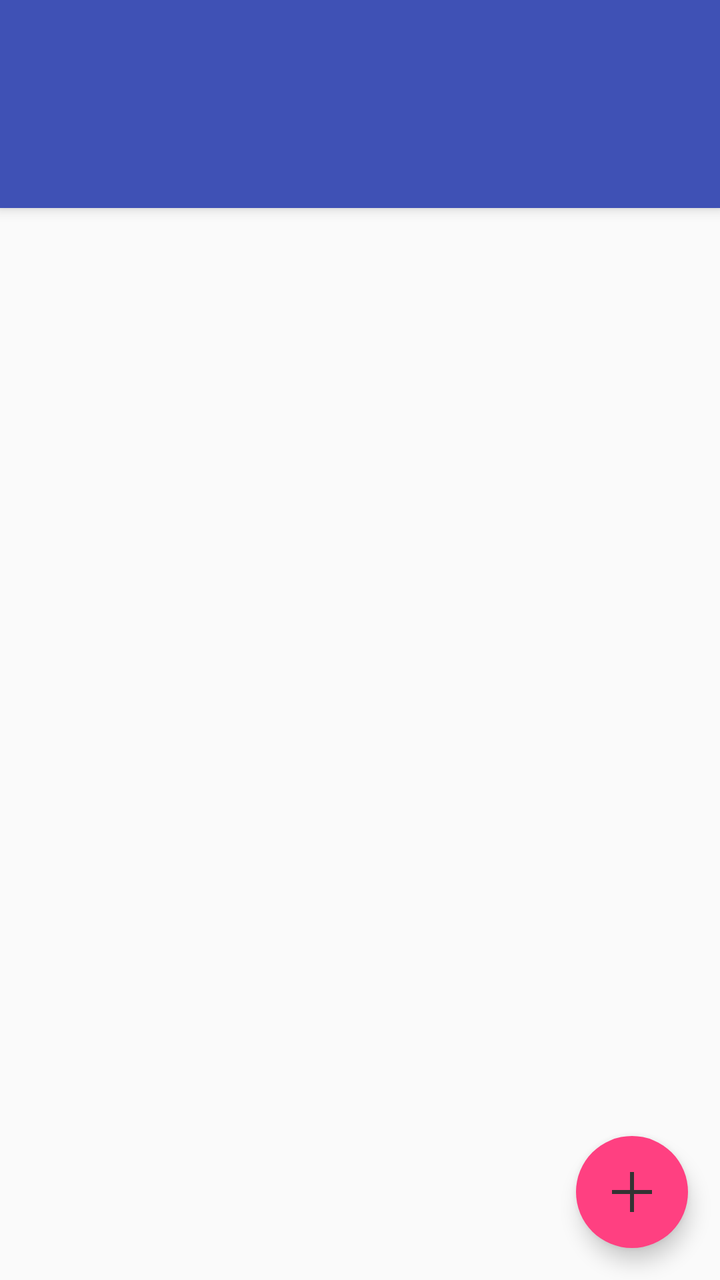
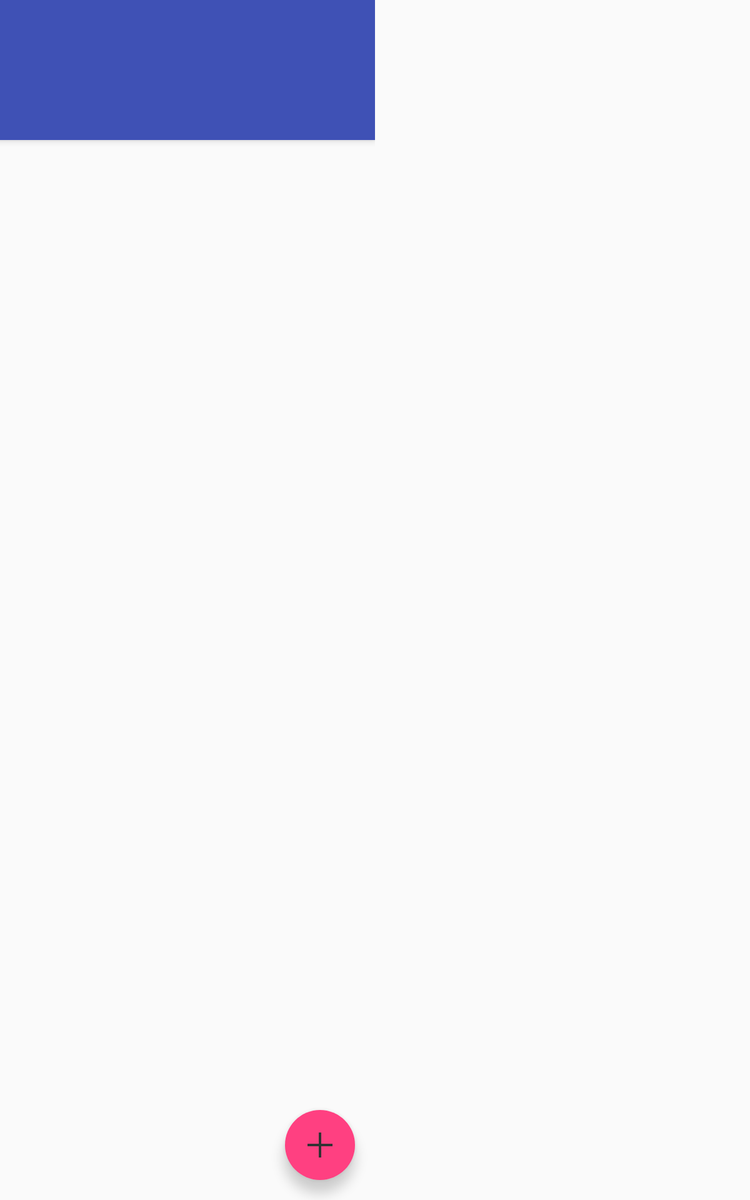

An Android layout and its configuration variant, each rendered on a device that would load it. The default file and the variant file are quoted in full after the pictures.
<!-- AndroidManifest.xml: activity theme AppTheme -->
<!-- res/layout/activity_coupon_list.xml -->
<?xml version="1.0" encoding="utf-8"?>
<android.support.design.widget.CoordinatorLayout
    xmlns:android="http://schemas.android.com/apk/res/android"
    android:layout_width="match_parent"
    android:layout_height="match_parent"
    xmlns:app="http://schemas.android.com/apk/res-auto"
    android:id="@+id/coordinator_layout"
    xmlns:tools="http://schemas.android.com/tools">

    <android.support.design.widget.AppBarLayout
        android:id="@+id/appbar"
        android:layout_width="match_parent"
        android:layout_height="wrap_content"
        android:theme="@style/ThemeOverlay.AppCompat.Dark.ActionBar">

        <android.support.v7.widget.Toolbar
            android:id="@+id/toolbar"
            android:layout_width="match_parent"
            android:layout_height="?android:attr/actionBarSize"
            android:background="@color/colorPrimary"
            app:popupTheme="@style/ThemeOverlay.AppCompat.Light"
            app:layout_scrollFlags="scroll|enterAlways|snap"/>

        <android.support.design.widget.TabLayout
            android:id="@+id/tab_layout"
            android:layout_width="match_parent"
            android:layout_height="wrap_content"/>

    </android.support.design.widget.AppBarLayout>

    <android.support.v4.view.ViewPager
        android:layout_width="match_parent"
        android:layout_height="match_parent"
        android:id="@+id/view_pager"
        app:layout_behavior="@string/appbar_scrolling_view_behavior"/>

    <android.support.design.widget.FloatingActionButton
        android:id="@+id/floating_action_button"
        android:layout_width="wrap_content"
        android:layout_height="wrap_content"
        android:layout_marginEnd="@dimen/padding_16"
        android:layout_marginRight="@dimen/padding_16"
        android:layout_marginBottom="@dimen/padding_16"
        android:elevation="1dp"
        android:src="@drawable/ic_add_white_18dp"
        app:layout_anchor="@id/view_pager"
        app:layout_anchorGravity="bottom|end"
        app:borderWidth="0dp"
        android:contentDescription="@string/content_description_fab"/>
</android.support.design.widget.CoordinatorLayout>
<!-- resources referenced by this layout -->
<resources>
  <color name="colorPrimary">#3F51B5</color>
  <dimen name="padding_16">16dp</dimen>
  <!-- drawable ic_add_white_18dp: png bitmap (drawable-hdpi, 362 bytes) -->
  <string name="content_description_fab">Add new coupons by clicking this button</string>
  <style name="AppTheme" parent="Theme.AppCompat.Light.NoActionBar">
  
          
          <item name="colorPrimary">@color/colorPrimary</item>
          <item name="colorPrimaryDark">@color/colorPrimaryDark</item>
          <item name="colorAccent">@color/colorAccent</item>
          <item name="android:textColorTertiary">@color/black</item>
      </style>
  <color name="colorPrimaryDark">#303F9F</color>
  <color name="colorAccent">#FF4081</color>
  <color name="black">#000000</color>
</resources>
<!-- res/layout-sw600dp/activity_coupon_list.xml (the repository's variant of the layout above) -->
<!-- drawn on a 7-inch tablet held upright -->
<?xml version="1.0" encoding="utf-8"?>
<LinearLayout xmlns:android="http://schemas.android.com/apk/res/android"
    android:orientation="horizontal"
    android:layout_width="match_parent"
    android:layout_height="match_parent">

    <android.support.design.widget.CoordinatorLayout
        xmlns:android="http://schemas.android.com/apk/res/android"
        xmlns:app="http://schemas.android.com/apk/res-auto"
        android:id="@+id/coordinator_layout"
        android:layout_width="0dp"
        android:layout_weight="1"
        android:layout_height="match_parent">

        <android.support.design.widget.AppBarLayout
            android:id="@+id/appbar"
            android:layout_width="match_parent"
            android:layout_height="wrap_content"
            android:theme="@style/ThemeOverlay.AppCompat.Dark.ActionBar">

            <android.support.v7.widget.Toolbar
                android:layout_width="match_parent"
                android:layout_height="?android:attr/actionBarSize"
                android:id="@+id/toolbar"
                android:background="@color/colorPrimary"
                app:popupTheme="@style/ThemeOverlay.AppCompat.Light"
                app:layout_scrollFlags="scroll|enterAlways|snap"/>

            <android.support.design.widget.TabLayout
                android:id="@+id/tab_layout"
                android:layout_width="match_parent"
                android:layout_height="wrap_content"/>

        </android.support.design.widget.AppBarLayout>

        <android.support.v4.view.ViewPager
            android:id="@+id/view_pager"
            android:layout_width="match_parent"
            android:layout_height="match_parent"
            app:layout_behavior="@string/appbar_scrolling_view_behavior"/>

        <android.support.design.widget.FloatingActionButton
            android:id="@+id/floating_action_button"
            android:layout_width="wrap_content"
            android:layout_height="wrap_content"
            android:layout_marginEnd="@dimen/padding_16"
            android:layout_marginRight="@dimen/padding_16"
            android:layout_marginBottom="@dimen/padding_16"
            android:elevation="1dp"
            android:src="@drawable/ic_add_white_18dp"
            app:layout_anchor="@id/view_pager"
            app:layout_anchorGravity="bottom|end"
            app:borderWidth="0dp"
            android:contentDescription="@string/content_description_fab"/>
    </android.support.design.widget.CoordinatorLayout>

    <LinearLayout
        android:layout_width="0dp"
        android:layout_weight="1"
        android:id="@+id/fragment_container_right"
        android:orientation="vertical"
        android:layout_height="match_parent"/>

</LinearLayout>
